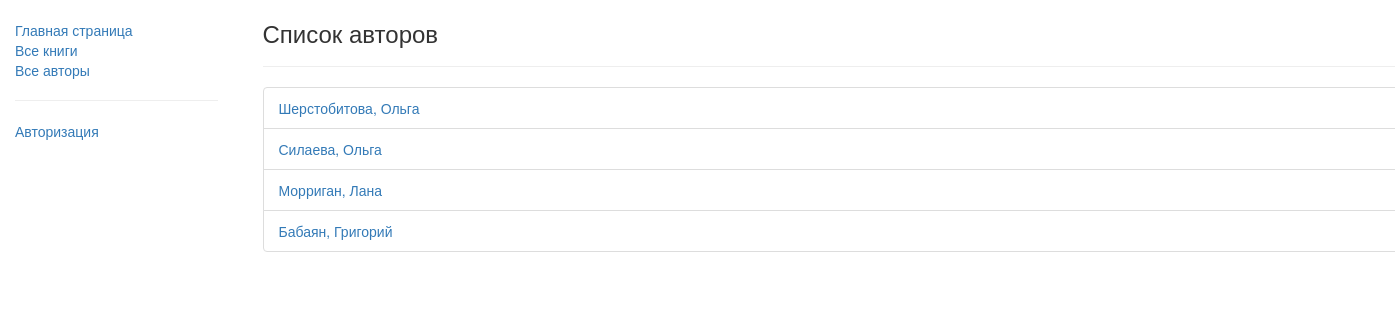
Screenshot of /catalog/authors/ with the database file from the repository.
### catalog/models.py (models this page shows)
class Author(models.Model):
    first_name = models.CharField(max_length=100)
    last_name = models.CharField(max_length=100)
    date_of_birth = models.DateField(null=True, blank=True)
    date_of_death = models.DateField(null=True, blank=True)
    def get_absolute_url(self):
        return reverse('author-detail', args=[str(self.id)])
    def __str__(self) -> str:
        return '{0}, {1}'.format(self.last_name, self.first_name)
    class Meta:
        permissions = [('can_create_author', 'Can create/update/delte author')]

### catalog/views.py (the view)
class AuthorListView(generic.ListView):
    model = Author
    template_name = 'authors.html'

### catalog/templates/authors.html (shortened to what this page needs)
{% extends 'base.html' %}
{% block content %}
    <div class="container">
        <h3>Список авторов</h3>
        <hr>
        {% if author_list %}
            <ul class="list-group">
                {% for author in author_list %}
                    <li class="list-group-item">
                        <a href="{{ author.get_absolute_url }}">{{ author }}</a>
                    </li>
                {% endfor %}
            </ul>
        {% else %}
            <p>В библиотеке нет авторов.</p>
        {% endif %}
    </div>
{% endblock %}

### rows the page displays
Author: last_name+first_name "Шерстобитова, Ольга"
Author: last_name+first_name "Силаева, Ольга"
Author: last_name+first_name "Морриган, Лана"
Author: last_name+first_name "Бабаян, Григорий"
